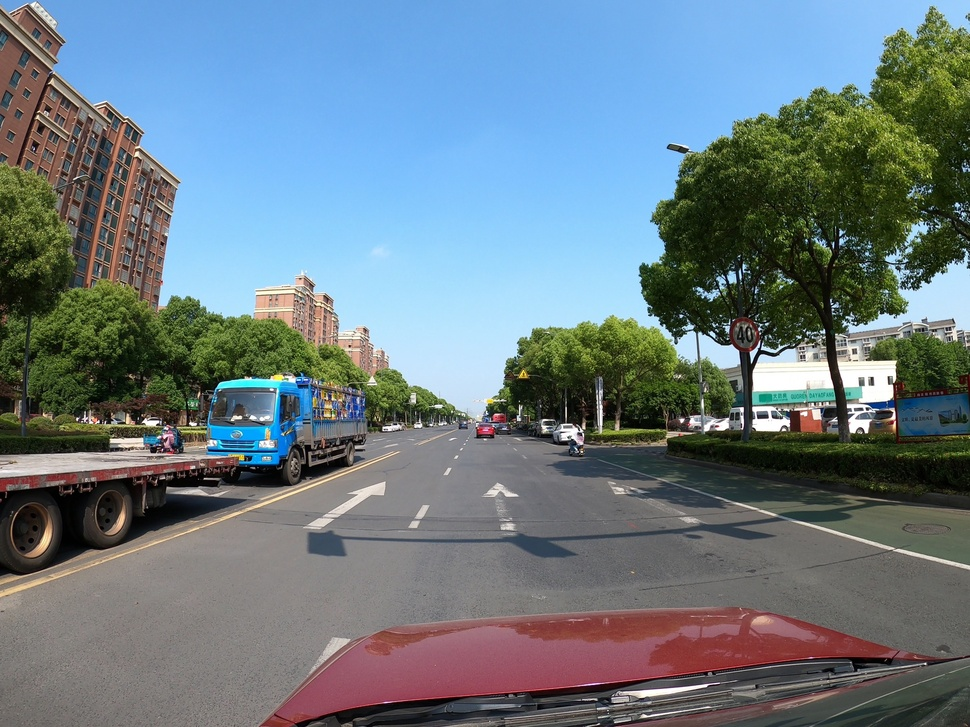
#> input picture Ayudantia_4/imgs/road3.jpg, 970 x 727 px, shrunk from 2704 x 2028 before the run
$ python noiseRemoval.py
#> lines starting #> are read from the running program, lines starting #| are printed output that depends on the picture; after the words box and inside, x2 and y2 are one past the last pixel; in counts of white or black regions, pixels touching at a corner belong together
import numpy as np
import matplotlib.pyplot as plt
from PIL import Image
import cv2

# =========================
# LEER IMAGEN EN GRIS
# =========================
imagen = plt.imread("./imgs/road3.jpg")
#> imagen is the input picture: shape (727, 970, 3); mean R, G, B 107.2, 123.3, 131
imagen = Image.fromarray(imagen).convert('L')
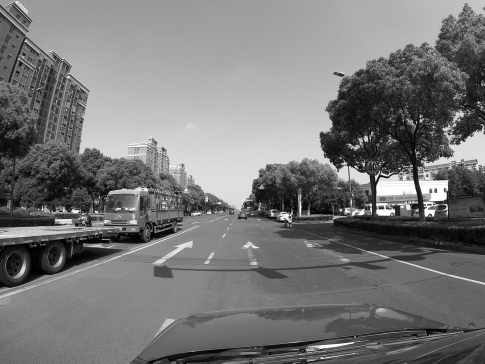
#> imagen: PIL image 970x727 L (shown at 1/2 size); min 0, max 255, mean 119.3
imagen = np.array(imagen)

# =========================
# AGREGAR RUIDO SAL Y PIMIENTA
# =========================
ruido = imagen.copy()

prob = 0.08
rand = np.random.rand(*imagen.shape)

ruido[rand < prob/2] = 0
ruido[rand > 1 - prob/2] = 255
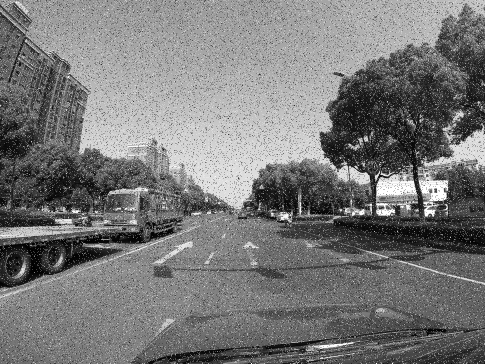
#> ruido: shape (727, 970) (shown at 1/2 size); min 0, max 255, mean 120

# =========================
# GAUSSIANO FUERTE
# =========================
gauss = cv2.GaussianBlur(ruido, (9, 9), 2.5)
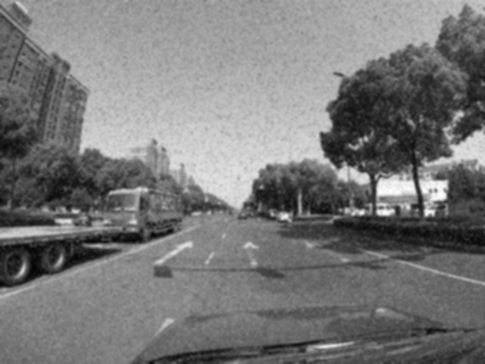
#> gauss: shape (727, 970) (shown at 1/2 size); min 2, max 255, mean 120

# =========================
# CANNY
# =========================
edges_original = cv2.Canny(imagen.astype(np.uint8), 50, 150)
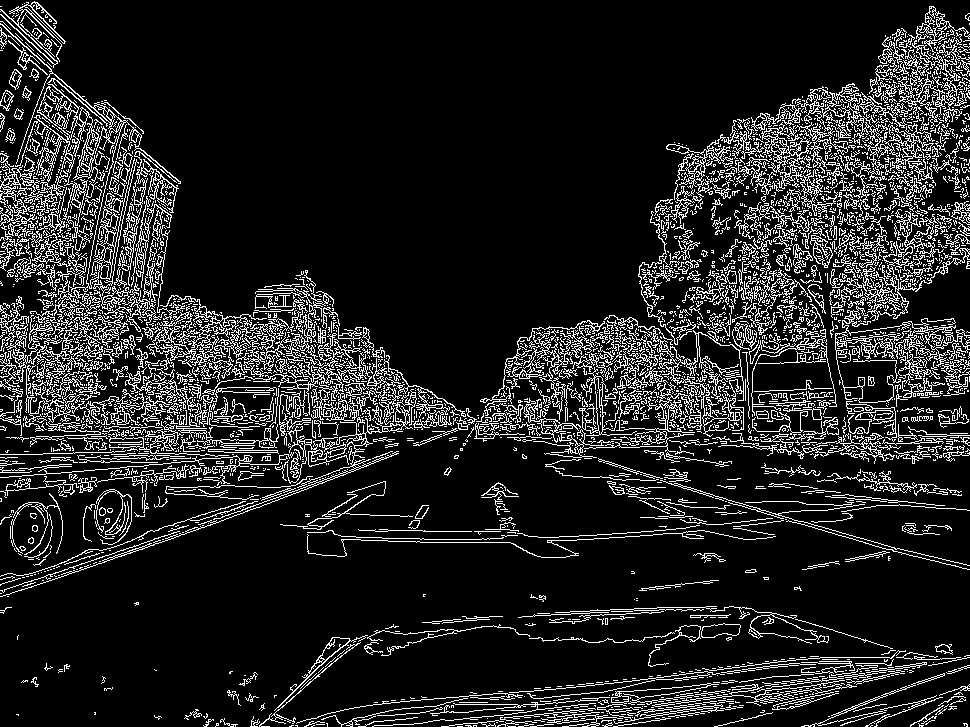
#> edges_original: shape (727, 970); 13.4% white in thin lines or dots
edges_noisy = cv2.Canny(ruido.astype(np.uint8), 50, 150)
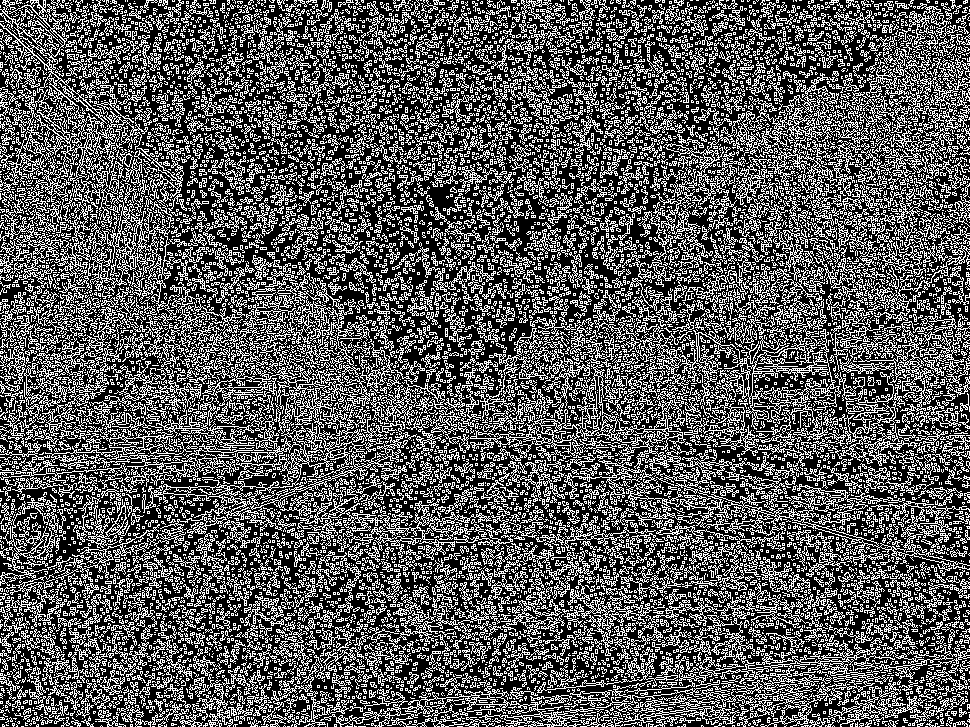
#> edges_noisy: shape (727, 970); 34.5% white in thin lines or dots
edges_gauss = cv2.Canny(gauss.astype(np.uint8), 50, 150)
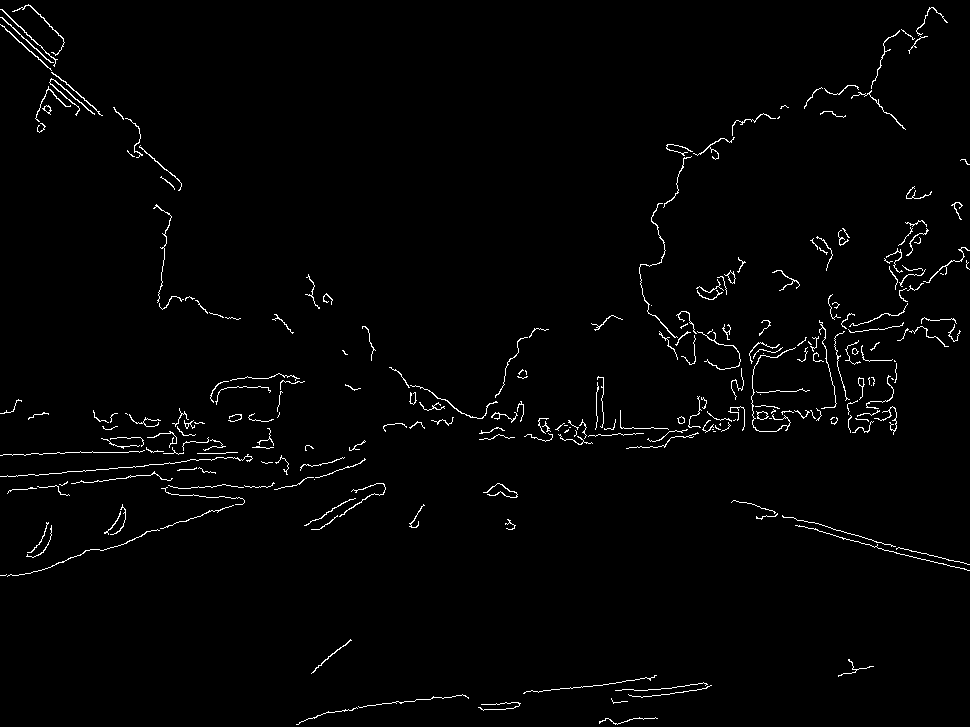
#> edges_gauss: shape (727, 970); 1.7% white in thin lines or dots

# =========================
# FIGURA 2x3
# =========================
fig, ax = plt.subplots(2, 3, figsize=(15, 8))

# =========================
# FILA 1
# =========================
ax[0, 0].imshow(imagen, cmap='gray')
ax[0, 0].set_title("Original")

ax[0, 1].imshow(ruido, cmap='gray')
ax[0, 1].set_title("Con ruido")

ax[0, 2].imshow(gauss, cmap='gray')
ax[0, 2].set_title("Gaussian Blur")

# =========================
# FILA 2
# =========================
ax[1, 0].imshow(edges_original, cmap='gray')
ax[1, 0].set_title("Canny original")

ax[1, 1].imshow(edges_noisy, cmap='gray')
ax[1, 1].set_title("Canny con ruido")

ax[1, 2].imshow(edges_gauss, cmap='gray')
ax[1, 2].set_title("Gaussian + Canny")

# =========================
# LIMPIAR EJES
# =========================
for i in range(2):
    for j in range(3):
        ax[i, j].axis('off')

plt.tight_layout()
plt.show()

$ run again, with Ayudantia_4/imgs/road2.jpg copied over Ayudantia_4/imgs/road3.jpg
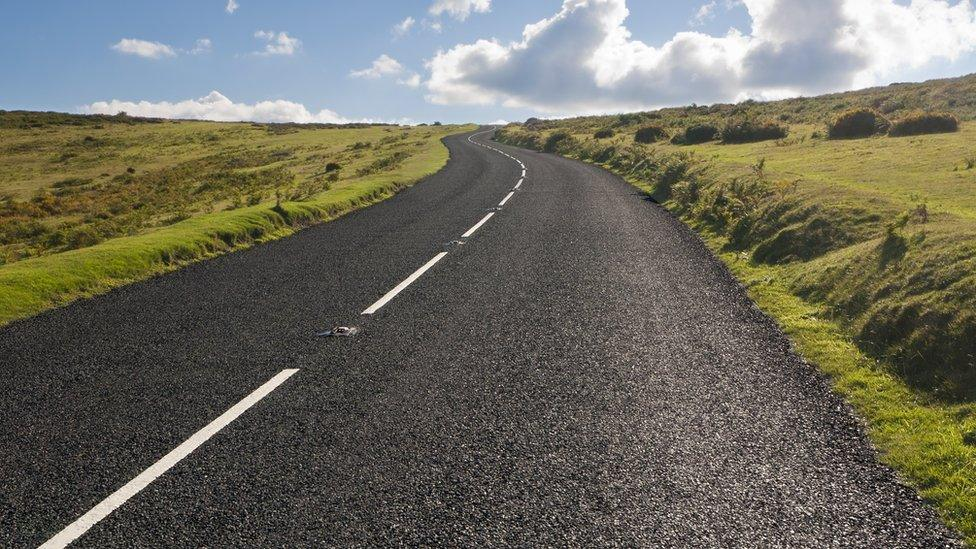
#> input picture Ayudantia_4/imgs/road2.jpg, 976 x 549 px
#> imagen is the input picture: shape (549, 976, 3); mean R, G, B 109.3, 108, 96.1
#> imagen: PIL image 976x549 L
#> `edges_original = cv2.Canny(imagen.astype(np.uint8), 50, 150)`:
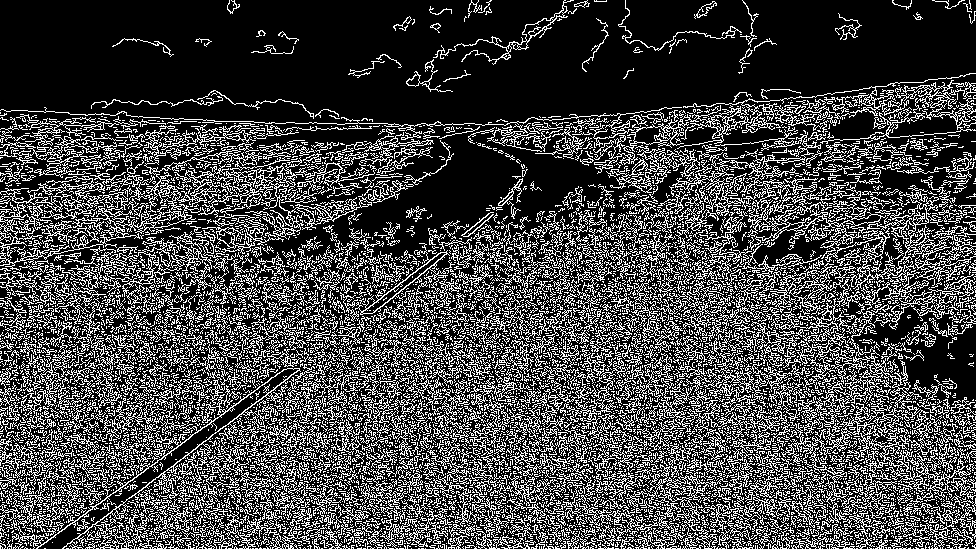
#> edges_original: shape (549, 976); 27% white in thin lines or dots
#> edges_noisy: shape (549, 976); 36.9% white in thin lines or dots
#> `edges_gauss = cv2.Canny(gauss.astype(np.uint8), 50, 150)`:
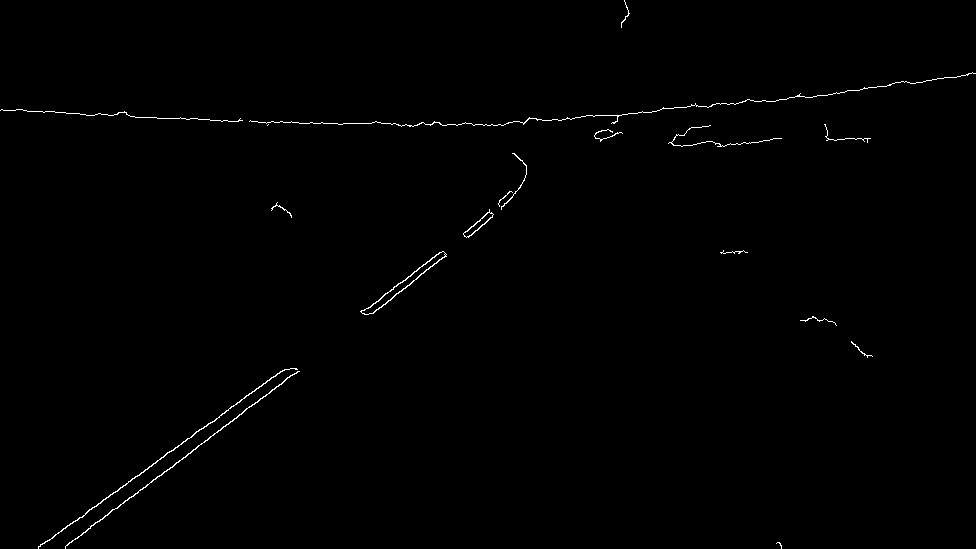
#> edges_gauss: shape (549, 976); 0.54% white in thin lines or dots

$ run again, with Ayudantia_4/imgs/cat.jpg copied over Ayudantia_4/imgs/road3.jpg
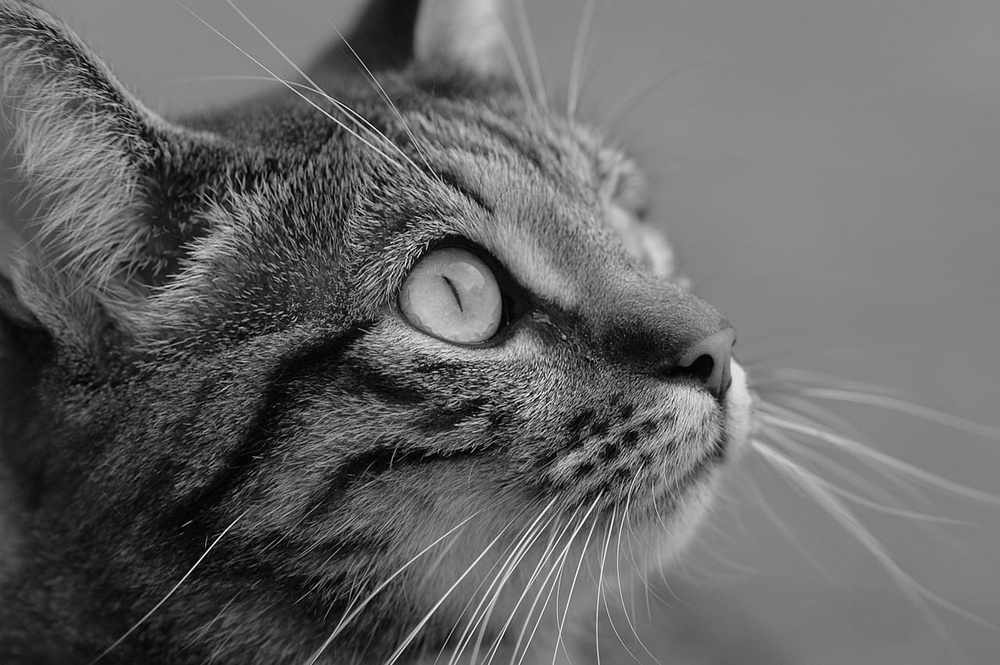
#> input picture Ayudantia_4/imgs/cat.jpg, 1000 x 665 px, shrunk from 1280 x 851 before the run
#> imagen is the input picture: shape (665, 1000, 3); min 0, max 255, mean 102
#> imagen: PIL image 1000x665 L
#> `edges_original = cv2.Canny(imagen.astype(np.uint8), 50, 150)`:
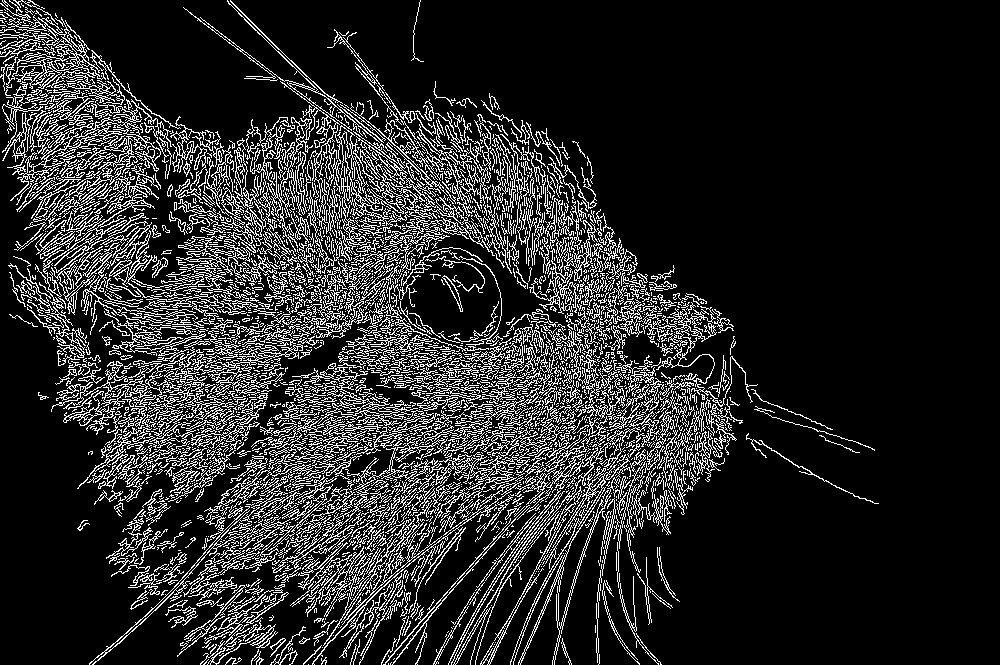
#> edges_original: shape (665, 1000); 15.4% white in thin lines or dots, all inside (x1, y1, x2, y2) = (0, 0, 879, 665)
#> edges_noisy: shape (665, 1000); 34.2% white in thin lines or dots
#> `edges_gauss = cv2.Canny(gauss.astype(np.uint8), 50, 150)`:
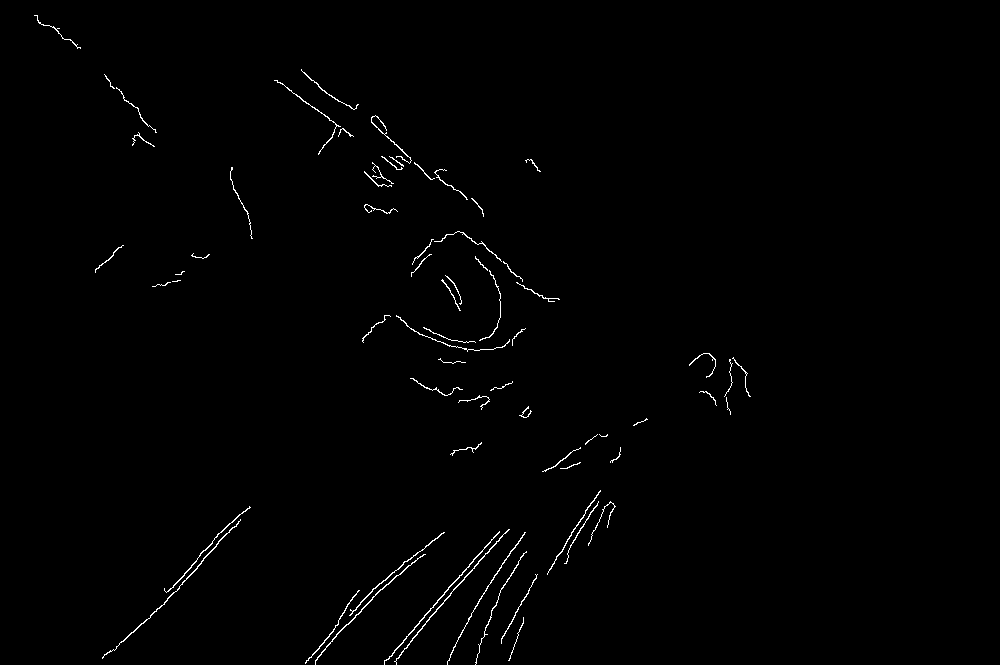
#> edges_gauss: shape (665, 1000); 0.74% white in thin lines or dots, all inside (x1, y1, x2, y2) = (34, 15, 751, 665)
